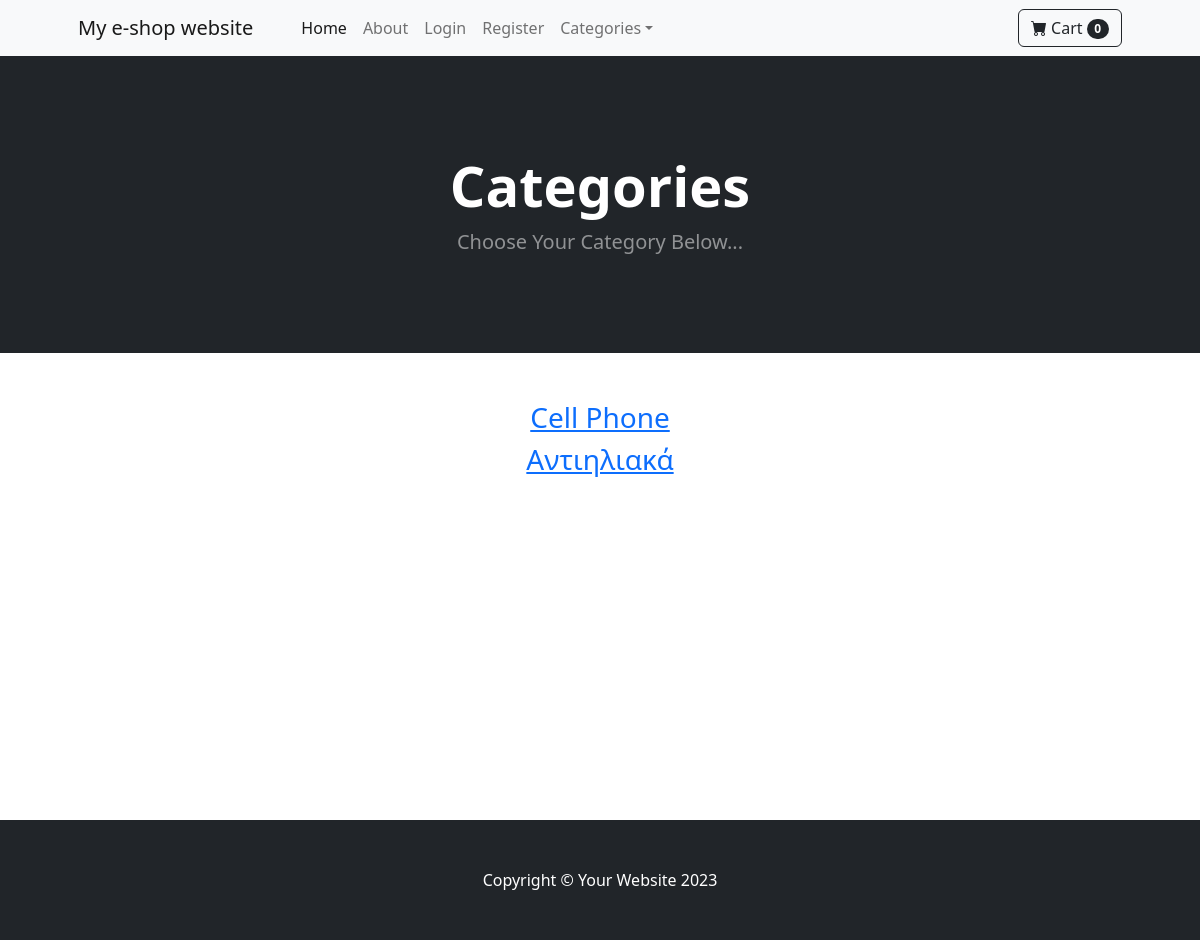
The app's page /category_summary/, older data.
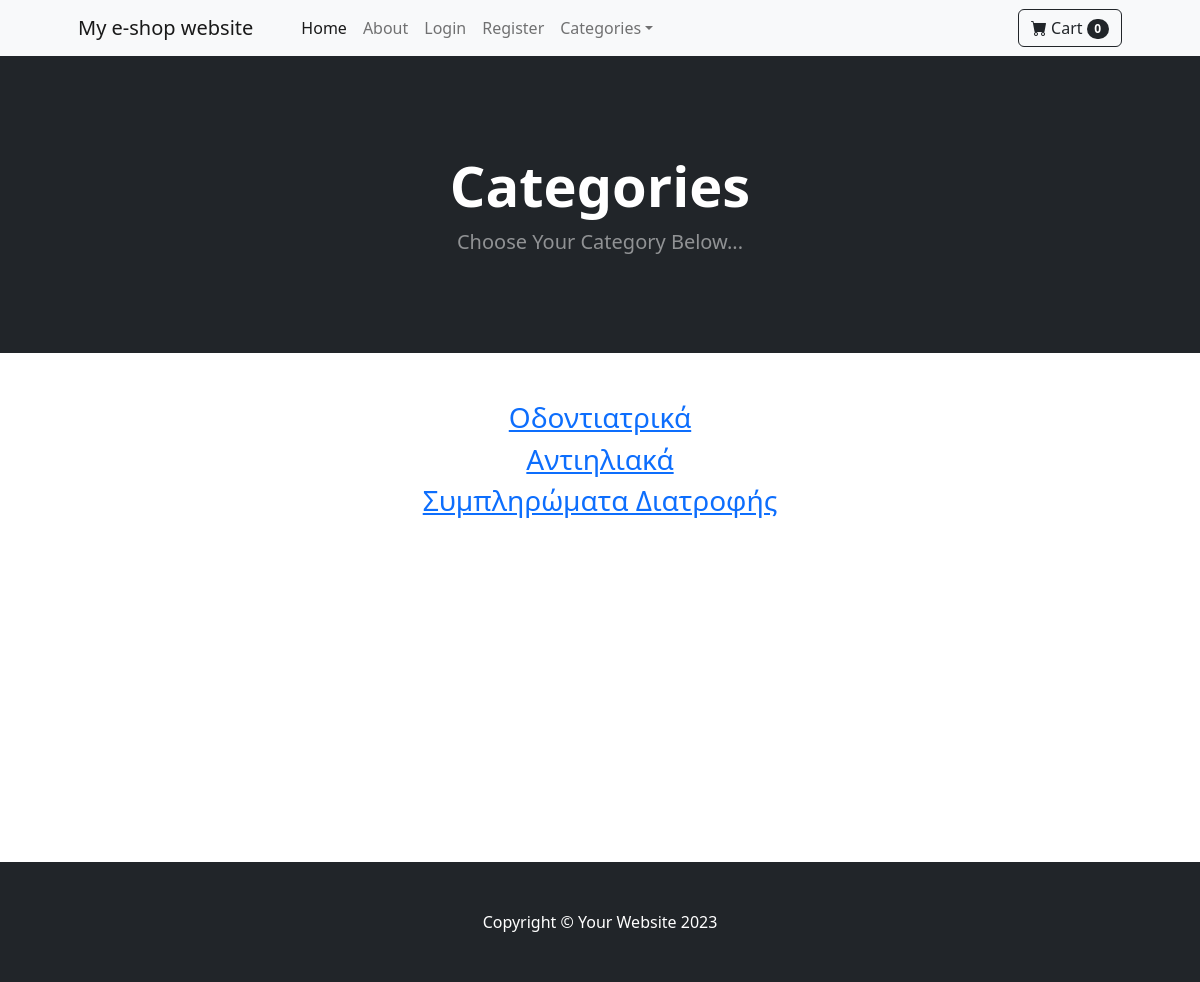
The same page, newer data.
### store/models.py (models this page shows)
class Category(models.Model):
    name = models.CharField(max_length=50)
    def __str__(self):
        return self.name
    class Meta:
        verbose_name_plural = 'categories'

### store/views.py (the view)
# urls.py: path('category_summary/', views.category_summary, name='category_summary'),
def category_summary(request):
    categories = Category.objects.all()
    return render(request, 'category_summary.html', {"categories": categories})

### cart/cart.py (called while the page is built)
    def __len__(self):
        return len(self.cart)

### cart/context_processors.py (called while the page is built)
def cart(request):
    return {'cart': Cart(request)}

### store/templates/category_summary.html
{% extends 'base.html' %}
{% block content %}
        <header class="bg-dark py-5">
            <div class="container px-4 px-lg-5 my-5">
                <div class="text-center text-white">
                    <h1 class="display-4 fw-bolder">Categories</h1>
                    <p class="lead fw-normal text-white-50 mb-0">Choose Your Category Below...</p>
                </div>
            </div>
        </header>
        <div class="container">
        	<div class="row">
        		<center>
        			<div class="col-8">
        				<br/><br/>
                        {% for category in categories %}
<h3><a href="{% url 'category' category %}">{{ category }}</a></h3>
                        {% endfor %}
<br/><br/><br/><br/><br/><br/><br/><br/><br/><br/><br/><br/><br/><br/>
        			</div>
        		</center>
        	</div>
        </div>
{% endblock %}

Row changes from the older to the newer data that the page shows:
changed Category: name "Cell Phone" → "Οδοντιατρικά"
added Category: name "Συμπληρώματα Διατροφής"
